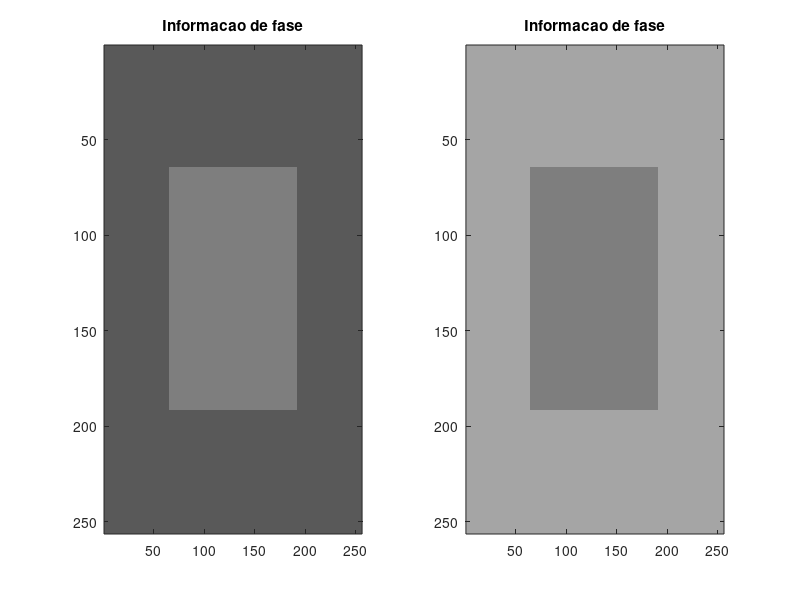

Source code (MATLAB):
clear all, close all
colormap(gray(256));;

for i=1:256
	for j=1:256
		if (i >64 && i<192)&&(j>64 && j<192)
			y(i,j) = 127; #cor do quadrado interno
		else
			y(i,j) =90; #cor do quadrado externo
		endif
		
		
	endfor	
endfor
#===================================================
for i=1:256
	for j=1:256
		if (i >64 && i<192)&&(j>64 && j<192)
			x(i,j) = 127; #cor do quadrado interno
		else
			x(i,j) =166;#cor do quadrado externo
		endif
		
		
	endfor	
endfor


subplot(1, 2, 1), image(y), title('Informacao de fase');
subplot(1, 2, 2), image(x), title('Informacao de fase');

